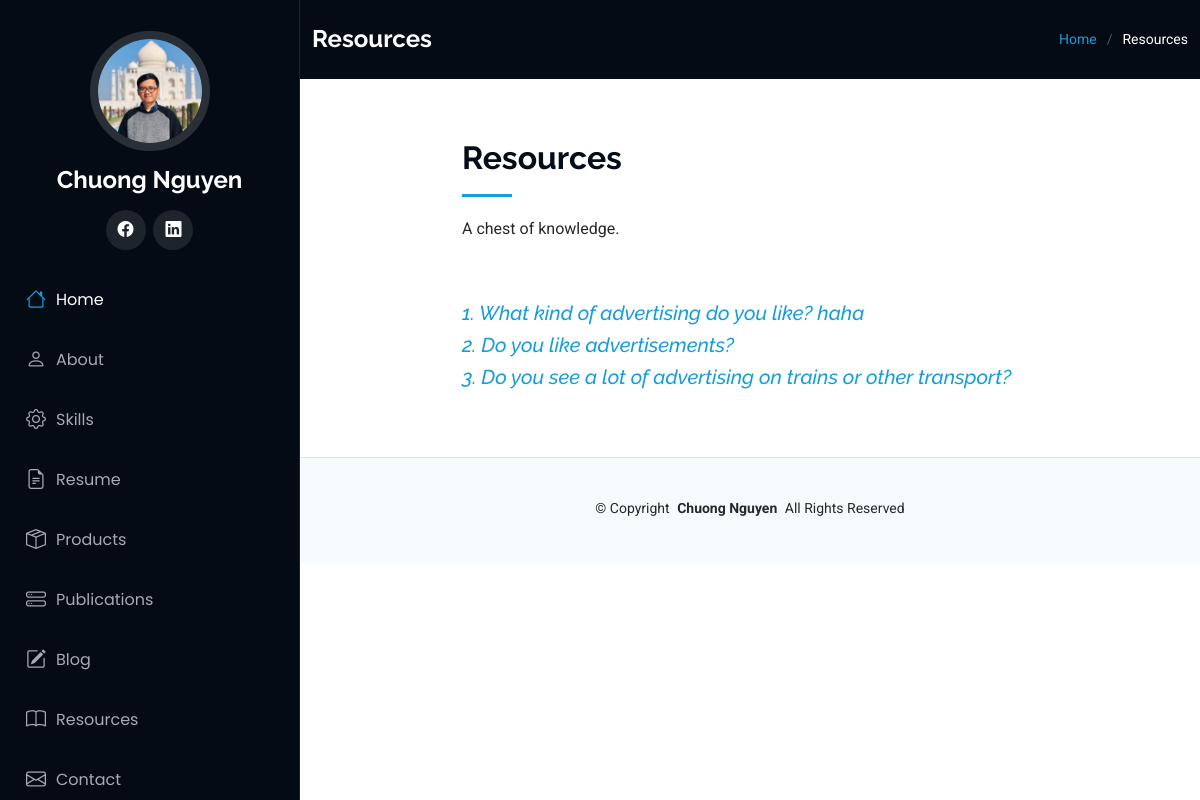
Before: /resources with the older database file.
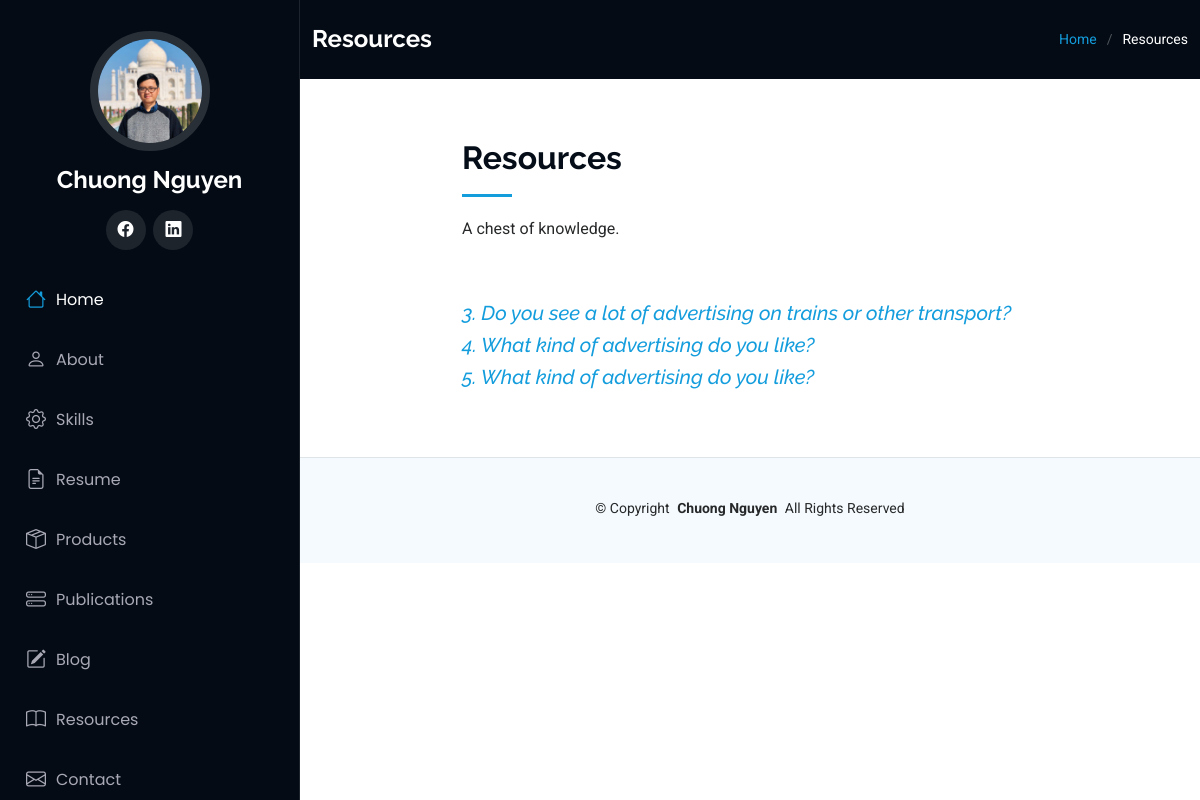
After: the same page with the newer database file.
### main.py (models this page shows)
class SpeakingEnglish(db.Model):
    __tablename__ = "speaking"
    id: Mapped[int] = mapped_column(Integer, primary_key=True)
    topic: Mapped[str] = mapped_column(String(300), nullable=False)
    solution: Mapped[str] = mapped_column(Text, nullable=False)

### main.py (the view)
@app.route('/resources', methods=['GET', 'POST'])
def resources():
    topic_data = db.session.execute(db.select(SpeakingEnglish)).scalars()
    generate_data = GenerateButton()
    if generate_data.validate_on_submit():
        topics_bank = web_scrapping()
        with open('static/assets/files/speaking-part-one.csv', 'a', newline='') as data_file:
            writer = csv.writer(data_file)
            writer.writerow(topics_bank)
        return redirect(url_for('resources'))
    return render_template('resources.html', generate_button=generate_data, topics=topic_data, current_user=current_user)

### templates/resources.html (shortened to what this page needs)
{% from 'bootstrap5/form.html' import render_form %}
{% extends 'base.html' %}
  {% block content %}
  <main class="main">
    <div class="page-title dark-background">
      <div class="container d-lg-flex justify-content-between align-items-center">
        <h1 class="mb-2 mb-lg-0">Resources</h1>
        <nav class="breadcrumbs">
          <ol>
            <li><a href="{{url_for('home')}}">Home</a></li>
            <li class="current">Resources</li>
          </ol>
        </nav>
      </div>
    </div>
    <section id="starter-section" class="starter-section section">
      <div class="container section-title" data-aos="fade-up">
        <div class="row">
          <div class="col-lg-8 mx-auto">
            <h2>Resources</h2>
            <p>A chest of knowledge.</p>
          </div>
        </div>
      </div>
      {% for topic in topics:%}
      <div class="container" data-aos="fade-up">
        <div class="row">
          <div class="col-lg-8 mx-auto rounded text-body-emphasis">
            <h5 class="display-8 fst-italic"><a href="{{url_for('resource_detail', topic_id=topic.id)}}">{{topic.id}}. {{topic.topic}}</a>
            </h5>
          </div>
        </div>
      </div>
      {% endfor %}
    </section>
  </main>
  {% endblock %}

### templates/base.html (shortened to what this page needs)
<!DOCTYPE html>
<html lang="en">
<head>
  <link href="static/assets/vendor/bootstrap/css/bootstrap.min.css" rel="stylesheet">
  <link href="static/assets/vendor/bootstrap-icons/bootstrap-icons.css" rel="stylesheet">
  <link href="static/assets/vendor/aos/aos.css" rel="stylesheet">
  <link href="static/assets/vendor/glightbox/css/glightbox.min.css" rel="stylesheet">
  <link href="static/assets/vendor/swiper/swiper-bundle.min.css" rel="stylesheet">
  <link href="static/assets/css/main.css" rel="stylesheet">
</head>
<body>
  <header id="header" class="header dark-background d-flex flex-column p-3">
    <div class="profile-img">
      <img src="static/assets/img/chuong-ava.jpg" alt="" class="img-fluid rounded-circle">
    </div>
    <a href="index.html" class="logo d-flex align-items-center justify-content-center">
      <h1 class="sitename">Chuong Nguyen</h1>
    </a>
    <div class="social-links text-center">
      <a href="https://www.facebook.com/cnn1211/" class="facebook"><i class="bi bi-facebook"></i></a>
      <a href="https://www.linkedin.com/in/chuongnguyen94/" class="linkedin"><i class="bi bi-linkedin"></i></a>
    </div>
    <nav id="navmenu" class="navmenu mb-auto">
      {% if not is_not_home: %}
      <ul>
        <li><a href="#" class="active"><i class="bi bi-house navicon"></i>Home</a></li>
        <li><a href="#about"><i class="bi bi-person navicon"></i> About</a></li>
        <li><a href="#skills"><i class="bi-gear navicon"></i> Skills</a></li>
        <li><a href="#resume"><i class="bi bi-file-earmark-text navicon"></i> Resume</a></li>
        <li><a href="#portfolio"><i class="bi bi-box-seam navicon"></i> Products</a></li>
        <li><a href="#publications"><i class="bi bi-hdd-stack navicon"></i> Publications</a></li>
        <li><a href="{{url_for('show_all_posts')}}"><i class="bi bi-pencil-square navicon"></i> Blog</a></li>
        <li><a href="{{url_for('resources')}}"><i class="bi bi-book navicon"></i> Resources</a></li>
        <li><a href="#contact"><i class="bi bi-envelope navicon"></i> Contact</a></li>
      </ul>
      {% endif %}
    </nav>
  </header>
  {% block content %} {% endblock %}
  <footer id="footer" class="footer light-background">
    <div class="container">
      <div class="copyright text-center ">
        <p>© <span>Copyright</span> <strong class="px-1 sitename">Chuong Nguyen</strong> <span>All Rights Reserved</span></p>
      </div>
    </div>
  </footer>
</body>
</html>

### static/assets/css/main.css (style rules this page uses)
:root { --default-font: "Roboto", system-ui, -apple-system, "Segoe UI", Roboto, "Helvetica Neue", Arial, "Noto Sans", "Liberation Sans", sans-serif, "Apple Color Emoji", "Segoe UI Emoji", "Segoe UI Symbol", "Noto Color Emoji"; --heading-font: "Raleway", sans-serif; --nav-font: "Poppins", sans-serif; }
:root { --background-color: #ffffff; --default-color: #272829; --heading-color: #050d18; --accent-color: #149ddd; --surface-color: #ffffff; --contrast-color: #ffffff; }
:root { --nav-color: #a8a9b4; --nav-hover-color: #ffffff; --nav-mobile-background-color: #040b14; --nav-dropdown-background-color: #040b14; --nav-dropdown-color: #a8a9b4; --nav-dropdown-hover-color: #ffffff; }
.light-background { --background-color: #f4fafd; --surface-color: #ffffff; }
.dark-background { --background-color: #040b14; --default-color: #ffffff; --heading-color: #ffffff; --surface-color: #151f2b; --contrast-color: #ffffff; }
:root { scroll-behavior: smooth; }
body { color: var(--default-color); background-color: var(--background-color); font-family: var(--default-font); }
a { color: var(--accent-color); text-decoration: none; transition: 0.3s; }
h1, h2, h3, h4, h5, h6 { color: var(--heading-color); font-family: var(--heading-font); }
.header { color: var(--default-color); background-color: var(--background-color); position: fixed; top: 0; left: 0; bottom: 0; padding: 0 15px; width: 300px; transition: all ease-in-out 0.3s; overflow-y: auto; z-index: 997; border-right: 1px solid color-mix(in srgb, var(--default-color), transparent 90%); }
.header .profile-img img { margin: 15px auto; display: block; width: 120px; border: 8px solid color-mix(in srgb, var(--default-color), transparent 85%); }
.header .logo { line-height: 1; margin-bottom: 15px; }
.header .logo h1 { font-size: 24px; margin: 0; font-weight: 700; color: var(--heading-color); }
.header .social-links { margin: 0 0 20px 0; }
.header .social-links a { font-size: 16px; display: inline-flex; align-items: center; justify-content: center; background: color-mix(in srgb, var(--default-color), transparent 90%); color: var(--default-color); margin: 0 2px; border-radius: 50%; text-align: center; width: 40px; height: 40px; transition: 0.3s; }
@media (min-width: 1200px) { .header~main, .header~#footer { margin-left: 300px; } }
.navmenu { padding: 0; z-index: 9997; }
.navmenu ul { list-style: none; padding: 0 0 20px 0; margin: 0; }
.navmenu a, .navmenu a:focus { color: var(--nav-color); padding: 15px 10px; font-family: var(--nav-font); font-size: 16px; font-weight: 400; display: flex; align-items: center; white-space: nowrap; transition: 0.3s; width: 100%; }
.navmenu a .navicon, .navmenu a:focus .navicon { font-size: 20px; margin-right: 10px; }
.navmenu a:hover, .navmenu .active, .navmenu .active:focus { color: var(--nav-hover-color); }
.navmenu a:hover .navicon, .navmenu .active .navicon, .navmenu .active:focus .navicon { color: var(--accent-color); }
.footer { color: var(--default-color); background-color: var(--background-color); font-size: 14px; padding: 40px 0; position: relative; border-top: 1px solid color-mix(in srgb, var(--default-color), transparent 90%); }
.footer .copyright p { margin-bottom: 0; }
.page-title { color: var(--default-color); background-color: var(--background-color); padding: 25px 0; position: relative; }
.page-title h1 { font-size: 24px; font-weight: 700; }
.page-title .breadcrumbs ol { display: flex; flex-wrap: wrap; list-style: none; padding: 0; margin: 0; font-size: 14px; font-weight: 400; }
.page-title .breadcrumbs ol li+li { padding-left: 10px; }
.page-title .breadcrumbs ol li+li::before { content: "/"; display: inline-block; padding-right: 10px; color: color-mix(in srgb, var(--default-color), transparent 70%); }
section, .section { color: var(--default-color); background-color: var(--background-color); padding: 60px 0; overflow: clip; }
.section-title { padding-bottom: 60px; position: relative; }
.section-title h2 { font-size: 32px; font-weight: 700; margin-bottom: 20px; padding-bottom: 20px; position: relative; }
.section-title h2:after { content: ""; position: absolute; display: block; width: 50px; height: 3px; background: var(--accent-color); left: 0; bottom: 0; }
.section-title p { margin-bottom: 0; }

Changed rows visible on the page:
removed SpeakingEnglish: id "1", topic "What kind of advertising do you like? haha"
removed SpeakingEnglish: id "2", topic "Do you like advertisements?"
added SpeakingEnglish: id "4", topic "What kind of advertising do you like?"
added SpeakingEnglish: id "5", topic "What kind of advertising do you like?"
